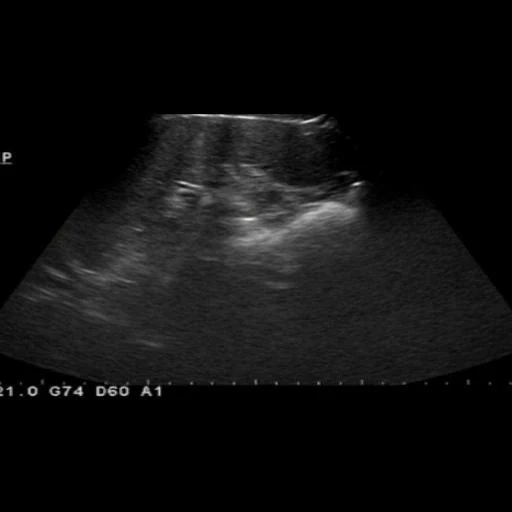
#> input picture project_page/assets/ultrasound/case_01.webp, 512 x 512 px
$ python -i images.py   (imports and definitions only)
#> lines starting #> are read from the running program, lines starting #| are printed output that depends on the picture; after the words box and inside, x2 and y2 are one past the last pixel; in counts of white or black regions, pixels touching at a corner belong together
from __future__ import annotations

from pathlib import Path

import cv2
import numpy as np
from PIL import Image

__all__ = ["load_view", "create_mask", "detect_top_boundary", "ultrasound_crop"]


def _read_bgr(path: str | Path) -> np.ndarray:
    with open(path, "rb") as handle:
        buffer = np.frombuffer(handle.read(), dtype=np.uint8)
    img = cv2.imdecode(buffer, cv2.IMREAD_COLOR)
    return img


def create_mask(image: np.ndarray) -> np.ndarray:
    gray = cv2.cvtColor(image, cv2.COLOR_BGR2GRAY)
    _, thresh = cv2.threshold(gray, 15, 255, cv2.THRESH_BINARY)
    kernel = np.ones((15, 15), np.uint8)
    closing = cv2.morphologyEx(thresh, cv2.MORPH_CLOSE, kernel)

    contours, _ = cv2.findContours(closing, cv2.RETR_EXTERNAL, cv2.CHAIN_APPROX_SIMPLE)
    if not contours:
        return closing

    largest = max(contours, key=cv2.contourArea)
    mask = np.zeros_like(closing)
    cv2.drawContours(mask, [largest], -1, 255, -1)
    return mask


def detect_top_boundary(image: np.ndarray, mask: np.ndarray) -> int:
    gray = cv2.cvtColor(image, cv2.COLOR_BGR2GRAY)
    h, _w = gray.shape

    rows = np.where(mask.any(axis=1))[0]
    if len(rows) == 0:
        return 0

    safe_start_y = rows[len(rows) // 4]

    row_variances = []
    for y in range(h):
        row_mask = mask[y, :]
        if np.sum(row_mask) > 0:
            row_variances.append(np.var(gray[y, row_mask > 0]))
        else:
            row_variances.append(0)

    top_y = safe_start_y
    for y in range(safe_start_y, 0, -1):
        curr_var = row_variances[y]
        prev_var = row_variances[y - 1]
        if curr_var > 0:
            var_ratio = prev_var / curr_var
            if var_ratio > 2.5 or var_ratio < 0.4:
                top_y = y
                break
        if np.sum(mask[y - 1, :]) < np.sum(mask[y, :]) * 0.7:
            top_y = y
            break

    return top_y


def ultrasound_crop(img: np.ndarray) -> np.ndarray | None:
    h, w = img.shape[0], img.shape[1]
    mask = create_mask(img)
    top_y = detect_top_boundary(img, mask)

    if abs(w - 1008) < abs(w - 1024):
        left_x, right_x = 40, 833
    else:
        left_x, right_x = 60, w - 60

    if abs(w - 1024) > abs(w - 1164):
        left_x, right_x = 60, w - 140

    bottom_y = h - 25
    cropped = img[top_y:bottom_y, left_x:right_x]
    return cropped if cropped.size > 0 else None


def load_view(path: str | Path, *, crop: str = "none") -> Image.Image:
    img = _read_bgr(path)

    if crop == "ultrasound":
        cropped = ultrasound_crop(img)
        if cropped is not None:
            img = cropped

    return Image.fromarray(cv2.cvtColor(img, cv2.COLOR_BGR2RGB).astype(np.uint8))

>>> import cv2
>>> picture = cv2.imread('../../project_page/assets/ultrasound/case_01.webp')
#> picture is the input picture: shape (512, 512, 3); mean B, G, R 15.7, 15.7, 15.7
>>> result = ultrasound_crop(picture)
#> in create_mask, `_, thresh = cv2.threshold(gray, 15, 255, cv2.THRESH_BINARY)`:
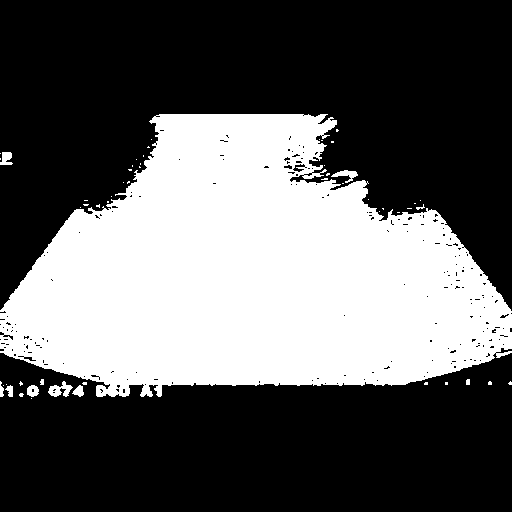
#> thresh: shape (512, 512); 37.3% white; 54 white regions (43 under 20 px), largest, box (x1, y1, x2, y2) and area: (0, 114, 512, 397) 96768, (48, 381, 73, 397) 207, (331, 170, 358, 183) 148
#> in create_mask, `closing = cv2.morphologyEx(thresh, cv2.MORPH_CLOSE, kernel)`:
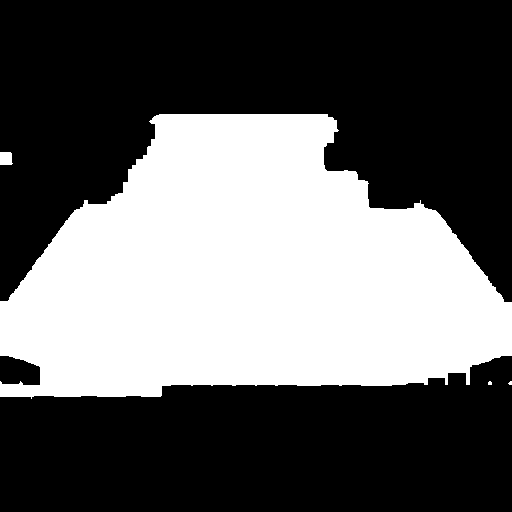
#> closing: shape (512, 512); 39% white; 4 white regions (2 under 20 px)
#> in create_mask, `contours, _ = cv2.findContours(closing, cv2.RETR_EXTERNAL, cv2.CHAIN_A..`: contours = 4 contours, 2 with area under 20; largest, box (x1, y1, x2, y2) and area: (0, 114, 512, 399) 101316, (0, 152, 13, 165) 132
#> in create_mask, `largest = max(contours, key=cv2.contourArea)`: largest = contour of 378 points, box (x1, y1, x2, y2) (0, 114, 512, 399), area 101316
#> in create_mask, `cv2.drawContours(mask, [largest], -1, 255, -1)`: mask: shape (512, 512); 38.9% white; 1 white region, box (x1, y1, x2, y2) and area: (0, 114, 512, 399) 102104
#> in detect_top_boundary, `rows = np.where(mask.any(axis=1))[0]`: rows = 285 values from 114 to 398
#> in detect_top_boundary, `safe_start_y = rows[len(rows) // 4]`: safe_start_y = 185
#> after the loop in detect_top_boundary, `for y in range(h):`: row_variances = 512 values, max 4741.9 at index 387, min 0 at index 0, mean 320.3
#> in detect_top_boundary, `top_y = safe_start_y`: top_y = 185
#> the loop in detect_top_boundary, `for y in range(safe_start_y, 0, -1):` made 72 passes
#> (curr_var, prev_var, var_ratio) on passes 1 to 12: (1157.3, 1375.5, 1.19), (1375.5, 1506.1, 1.09), (1506.1, 1072.9, 0.712), (1072.9, 703, 0.655), (703, 631.1, 0.898), (631.1, 647, 1.03), (647, 675, 1.04), (675, 536.9, 0.795), (536.9, 426.5, 0.794), (426.5, 496.9, 1.17), (496.9, 638.8, 1.29), (638.8, 643.8, 1.01)
#> in ultrasound_crop, `top_y = detect_top_boundary(img, mask)`: top_y = 114
#> in ultrasound_crop, `cropped = img[top_y:bottom_y, left_x:right_x]`:
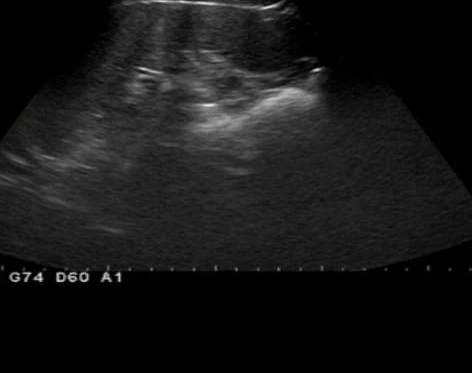
#> cropped: shape (373, 472, 3); mean B, G, R 22.7, 22.7, 22.7

$ run again, on project_page/assets/ultrasound/case_02.webp
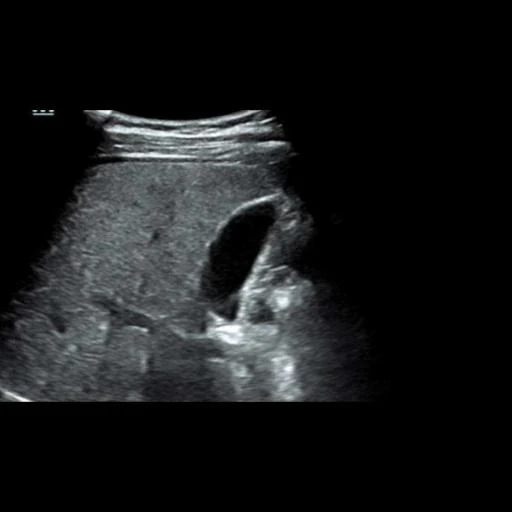
#> input picture project_page/assets/ultrasound/case_02.webp, 512 x 512 px
#> picture is the input picture: shape (512, 512, 3); mean B, G, R 25.4, 24.7, 23.3
#> in create_mask, `_, thresh = cv2.threshold(gray, 15, 255, cv2.THRESH_BINARY)`:
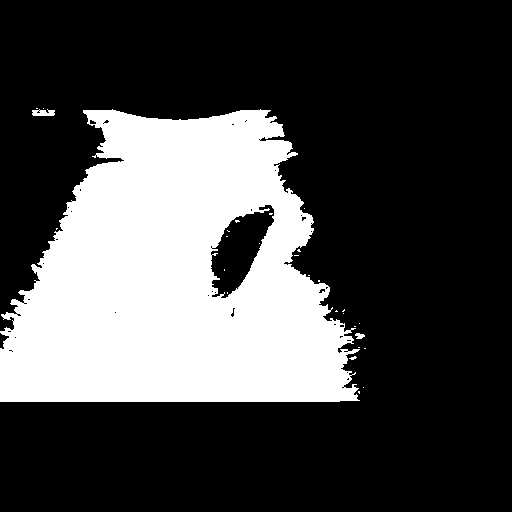
#> thresh: shape (512, 512); 28.3% white; 28 white regions (25 under 20 px), largest, box (x1, y1, x2, y2) and area: (0, 109, 360, 402) 74001, (32, 109, 55, 116) 125, (355, 333, 365, 339) 42
#> closing: shape (512, 512); 29.4% white; 2 white regions
#> contours = 2 contours; box (x1, y1, x2, y2) and area: (0, 109, 366, 402) 78768, (32, 108, 55, 116) 128
#> largest = contour of 287 points, box (x1, y1, x2, y2) (0, 109, 366, 402), area 78768
#> mask: shape (512, 512); 30.3% white; 1 white region, box (x1, y1, x2, y2) and area: (0, 109, 366, 402) 79424
#> rows = 293 values from 109 to 401
#> safe_start_y = 182
#> after the loop in detect_top_boundary, `for y in range(h):`: row_variances = 512 values, max 6979.9 at index 135, min 0 at index 0, mean 1028.9
#> in detect_top_boundary, `top_y = safe_start_y`: top_y = 182
#> the loop in detect_top_boundary, `for y in range(safe_start_y, 0, -1):` made 73 passes
#> (curr_var, prev_var, var_ratio) on passes 1 to 8: (697.4, 633.8, 0.909), (633.8, 562.5, 0.888), (562.5, 546.3, 0.971), (546.3, 585.1, 1.07), (585.1, 636.9, 1.09), (636.9, 703, 1.1), (703, 717.4, 1.02), (717.4, 685.3, 0.955)
#> in ultrasound_crop, `top_y = detect_top_boundary(img, mask)`: top_y = 110
#> in ultrasound_crop, `cropped = img[top_y:bottom_y, left_x:right_x]`:
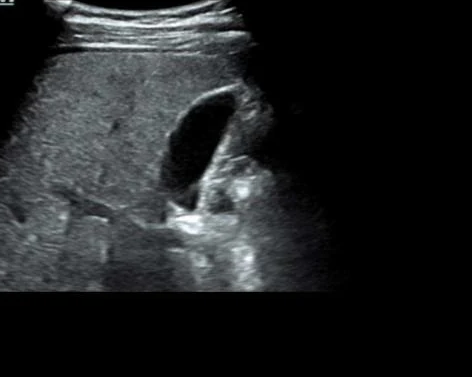
#> cropped: shape (377, 472, 3); mean B, G, R 36.1, 35, 33.1

$ run again, on project_page/assets/ultrasound/case_03.webp
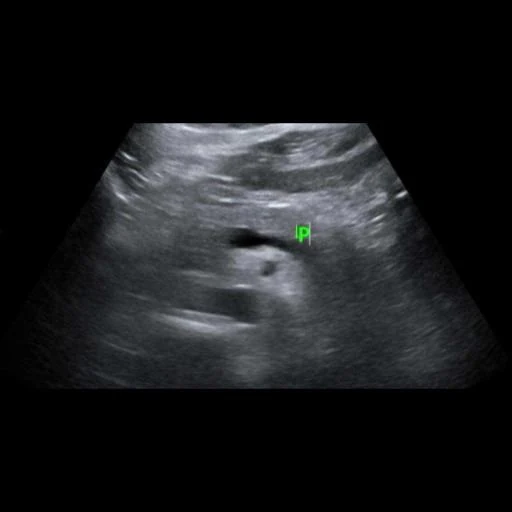
#> input picture project_page/assets/ultrasound/case_03.webp, 512 x 512 px
#> picture is the input picture: shape (512, 512, 3); mean B, G, R 27.4, 25.8, 24.6
#> in create_mask, `_, thresh = cv2.threshold(gray, 15, 255, cv2.THRESH_BINARY)`:
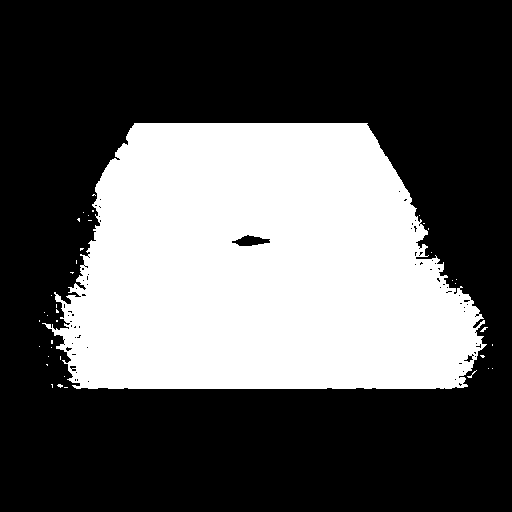
#> thresh: shape (512, 512); 35.2% white; 40 white regions (39 under 20 px), largest, box (x1, y1, x2, y2) and area: (42, 123, 487, 389) 92029
#> closing: shape (512, 512); 36.3% white; 2 white regions (1 under 20 px)
#> contours = 2 contours, 1 with area under 20; largest, box (x1, y1, x2, y2) and area: (39, 123, 493, 389) 94436
#> largest = contour of 264 points, box (x1, y1, x2, y2) (39, 123, 493, 389), area 94436
#> mask: shape (512, 512); 36.3% white; 1 white region, box (x1, y1, x2, y2) and area: (39, 123, 493, 389) 95133
#> rows = 266 values from 123 to 388
#> safe_start_y = 189
#> after the loop in detect_top_boundary, `for y in range(h):`: row_variances = 512 values, max 2477.7 at index 131, min 0 at index 0, mean 538.1
#> in detect_top_boundary, `top_y = safe_start_y`: top_y = 189
#> the loop in detect_top_boundary, `for y in range(safe_start_y, 0, -1):` made 67 passes
#> (curr_var, prev_var, var_ratio) on passes 1 to 8: (626.6, 673.1, 1.07), (673.1, 659.2, 0.979), (659.2, 603.6, 0.916), (603.6, 546, 0.905), (546, 550.8, 1.01), (550.8, 529.8, 0.962), (529.8, 547.6, 1.03), (547.6, 570.3, 1.04)
#> in ultrasound_crop, `top_y = detect_top_boundary(img, mask)`: top_y = 123
#> in ultrasound_crop, `cropped = img[top_y:bottom_y, left_x:right_x]`:
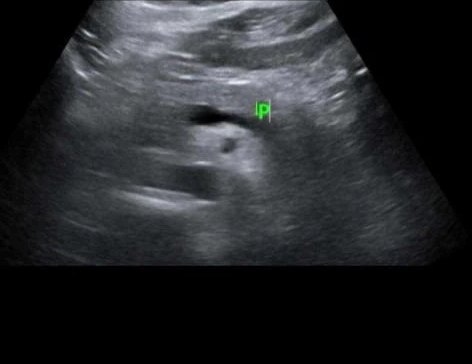
#> cropped: shape (364, 472, 3); mean B, G, R 41.7, 39.3, 37.4

$ run again, on project_page/assets/ultrasound/case_04.webp
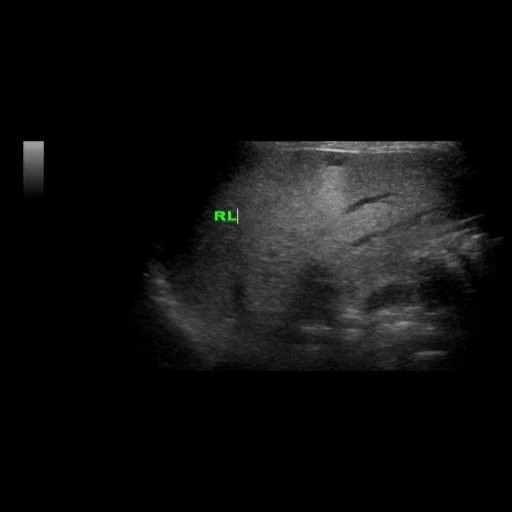
#> input picture project_page/assets/ultrasound/case_04.webp, 512 x 512 px
#> picture is the input picture: shape (512, 512, 3); mean B, G, R 13.5, 13.6, 13.5
#> in create_mask, `_, thresh = cv2.threshold(gray, 15, 255, cv2.THRESH_BINARY)`:
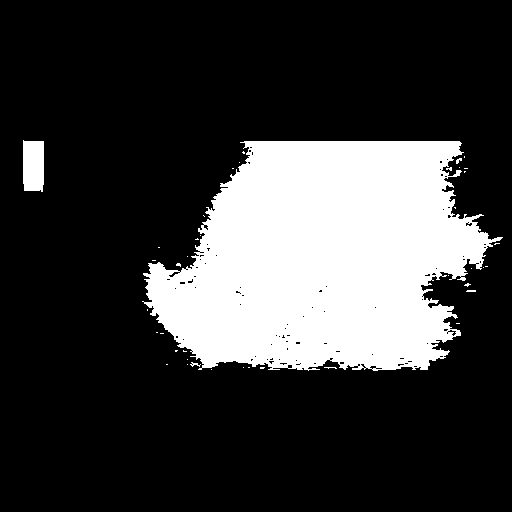
#> thresh: shape (512, 512); 22.9% white; 41 white regions (37 under 20 px), largest, box (x1, y1, x2, y2) and area: (142, 141, 503, 371) 58757, (23, 140, 44, 192) 1039, (190, 362, 201, 367) 24, (456, 158, 462, 164) 21
#> closing: shape (512, 512); 24.1% white; 3 white regions (1 under 20 px)
#> contours = 3 contours, 1 with area under 20; largest, box (x1, y1, x2, y2) and area: (142, 141, 503, 371) 61477, (23, 140, 44, 192) 970
#> largest = contour of 257 points, box (x1, y1, x2, y2) (142, 141, 503, 371), area 61477
#> mask: shape (512, 512); 23.7% white; 1 white region, box (x1, y1, x2, y2) and area: (142, 141, 503, 371) 62102
#> rows = 230 values from 141 to 370
#> safe_start_y = 198
#> after the loop in detect_top_boundary, `for y in range(h):`: row_variances = 512 values, max 2199 at index 150, min 0 at index 0, mean 258
#> in detect_top_boundary, `top_y = safe_start_y`: top_y = 198
#> the loop in detect_top_boundary, `for y in range(safe_start_y, 0, -1):` made 58 passes
#> (curr_var, prev_var, var_ratio) on passes 1 to 8: (1082.8, 1082.8, 1), (1082.8, 1037.6, 0.958), (1037.6, 928.6, 0.895), (928.6, 962.9, 1.04), (962.9, 925, 0.961), (925, 814.5, 0.88), (814.5, 841.7, 1.03), (841.7, 849.9, 1.01)
#> in ultrasound_crop, `top_y = detect_top_boundary(img, mask)`: top_y = 141
#> in ultrasound_crop, `cropped = img[top_y:bottom_y, left_x:right_x]`:
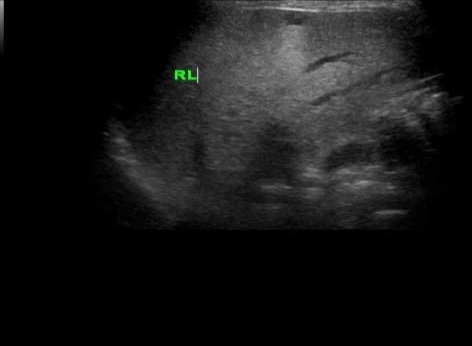
#> cropped: shape (346, 472, 3); mean B, G, R 21.3, 21.4, 21.3
